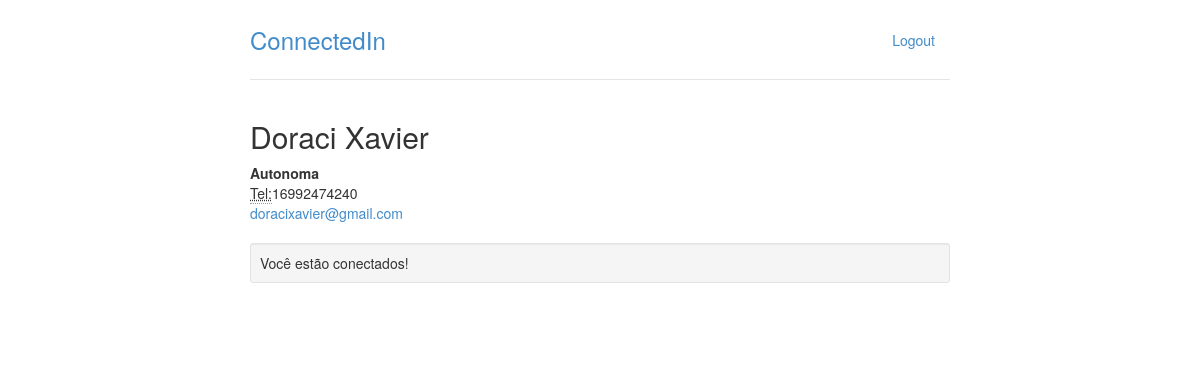
Screenshot of /perfis/4 with the database file from the repository.
### perfis/models.py (models this page shows, shortened)
class Perfil(models.Model):
    name = models.CharField(max_length=255, null=False)
    email = models.CharField(max_length=255,null=False)
    job = models.CharField(max_length=255,null=False, default='undefined')
    phone_number = models.CharField(max_length=15, null=False)
    company_name = models.CharField(max_length=255, null=False)
    contacts = models.ManyToManyField('self')

### perfis/views.py (the view)
# urls.py: url(r'^perfis/(?P<perfil_id>\d+)$', views.view, name='view'),
def view(request, perfil_id):
    perfil = Perfil.objects.get(id=perfil_id)
    perfil_logged = get_perfil_logged(request)
    is_contact = perfil in perfil_logged.contacts.all()
    print(is_contact)
    return render(request, 'perfil.html', {'perfil' : perfil, 'is_contact' : is_contact })

### perfis/views.py (called while the page is built)
def get_perfil_logged(request):
    return Perfil.objects.get(id=1)

### perfis/templates/perfil.html
{% extends "base.html" %}
{% block body %}
    <div class="row">
        <div class="col-lg-12">
            <h2 style="margin-top: 0">{{ perfil.name }}</h2>
            <address>
                <strong>{{ perfil.company_name }}</strong><br />
                <abbr title="Telefone">Tel:</abbr>{{ perfil.phone_number }}<br />
                <a href="mailto:{{ perfil.email }}" >{{ perfil.email }}</a>
            </address>
            {% if is_contact %}
                <div class="well well-sm">Você estão conectados!</div>
            {% else %}
                <a href="{% url 'invite' perfil.id %}" class="btn">Convidar</a>
            {% endif %}
        </div>
    </div>
{% endblock %}

### perfis/static/styles/main.css (style rules this page uses)
body { padding-top: 20px; padding-bottom: 20px; }

### rows the page displays
Perfil: name "Doraci Xavier", company_name "Autonoma", phone_number "16992474240", email "doracixavier@gmail.com"
